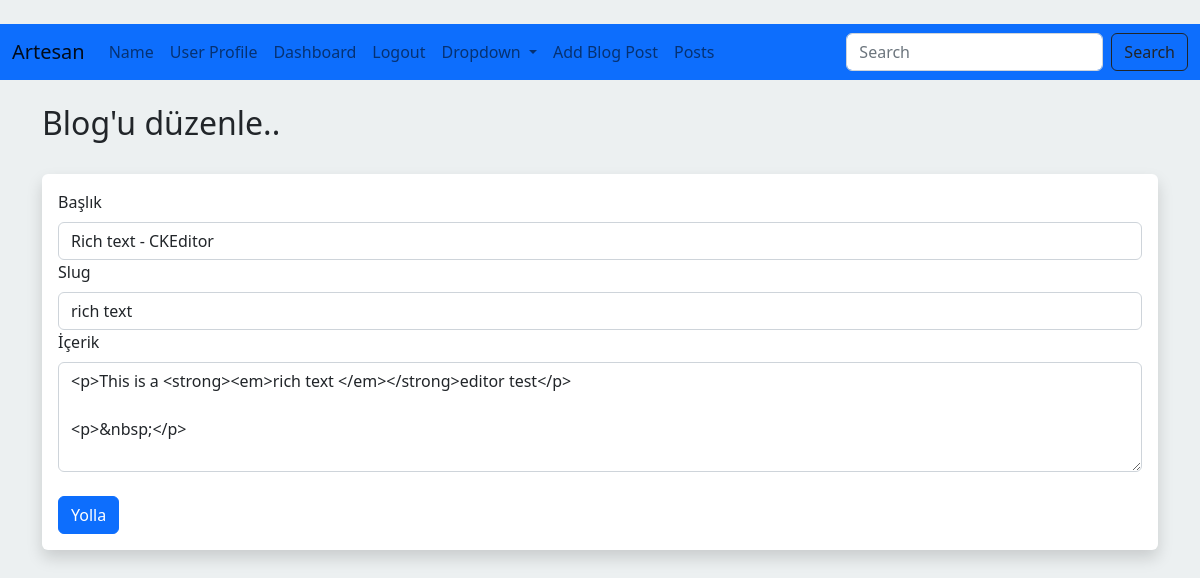
The page /posts/edit/3 (signed in) on the database its author committed.
### app.py (models this page shows)
class Posts(db.Model):
    __tablename__='posts'
    id=db.Column(db.Integer, primary_key=True)
    title=db.Column(db.String(255))
    content=db.Column(db.Text)
    date_posted=db.Column(db.DateTime, default=datetime.utcnow() + timedelta(hours=3))
    slug=db.Column(db.String(255))
    poster_id=db.Column(db.Integer, db.ForeignKey('personel.id'))

### app.py (the view, shortened to what this page needs)
@app.route('/posts/edit/<int:id>', methods=['GET','POST'])
@login_required
def edit_post(id):
    post=Posts.query.get_or_404(id)
    form=PostForm()
    if current_user.id==post.poster_id or current_user.id==1:
        form.title.data=post.title
        form.slug.data=post.slug
        form.content.data=post.content
        return render_template('edit_post.html', form=form)
    else:
        flash("Blog'u değiştirmek için yetkili değilsiniz")
        posts = Posts.query.order_by(Posts.date_posted)
        return render_template('posts.html', posts=posts)

### webforms.py
class PostForm(FlaskForm):
    title=StringField("Başlık",validators=[DataRequired()])
    content = CKEditorField('İçerik', validators=[DataRequired()])
    slug=StringField("Slug",validators=[DataRequired()])
    submit=SubmitField("Yolla")

class SearchForm(FlaskForm):
    searched=StringField('Aranan', validators=[DataRequired()])
    submit=SubmitField('Yolla')

### app.py (called while the page is built)
@login_manager.user_loader
def load_user(user_id):
    return Personel.query.get(int(user_id))

@app.context_processor
def base():
    form=SearchForm()
    return dict(form=form)

### templates/edit_post.html (shortened to what this page needs)
{% extends "base.html" %}
{% block content %}
<h2>Blog'u düzenle..</h2>
<br/>
<div class="shadow p-3 mb-5 bg-body rounded">
    <form method="POST">
            {{ form.title.label(class="form-label") }}
            {{ form.title(class="form-control") }}
            {{ form.slug.label(class="form-label") }}
            {{ form.slug(class="form-control") }}
            {{ form.content.label(class="form-label") }}
            {{ form.content(class="form-control", rows="4") }}
            <br/>
            {{ form.submit(class="btn btn-primary") }}
    </form>
</div>
{% endblock %}

### static/css/style.css (style rules this page uses)
body { background: #ECF0F1 }

### rows shown on the page
Posts: title "Rich text - CKEditor", slug "rich text", content "<p>This is a <strong><em>rich text </em></strong>editor test</p> <p>&nbsp;</p>"
